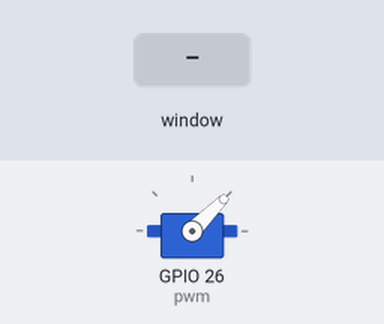
This program was run on a simulated Raspberry Pi (BCM pin numbers). Shown: servo. Inputs (shaded band) come from the test bench. The desktop window is not drawn, its controls go by their first labels and the mouse button is held 0.15 s; servo angles are drawn from the pulse width (0.5 ms = 0°, 2.5 ms = 180°).

Above: at 1.2 s.
1.3 s: slider 1 in the window set to 25
At 2.0 s:
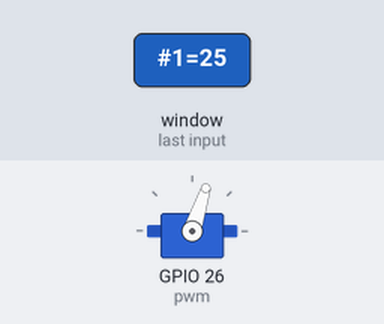
Timing chart, 0 to 4.3 s (numbered marks = the images above; inputs shaded):
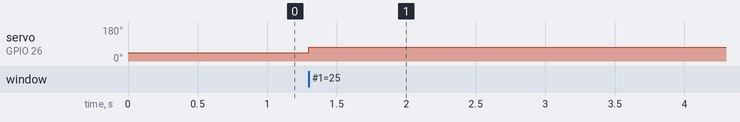

Measured:
- after the input at 1.3 s, servo on GPIO 26 (pwm): 45° → 72° at once

The program:

servotkn11.py
```python
from tkinter import *
import RPi.GPIO as GPIO
import time

GPIO.setmode(GPIO.BCM)
GPIO.setwarnings(False)
GPIO.setup(26, GPIO.OUT)
pwm = GPIO.PWM(26, 50)
pwm.start(5)

class App:

    def __init__(self, master):
        frame = Frame(master)
        frame.pack()
        scale = Scale(frame, from_=0, to=50,
              orient=HORIZONTAL, command=self.update)
        scale.grid(row=0)

    def update(self, angle):
        duty = float(angle) / 2.5
        pwm.ChangeDutyCycle(6.5)

root = Tk()
root.wm_title('Servo Control')
app = App(root)
root.geometry("200x50+0+0")
root.mainloop()
```
